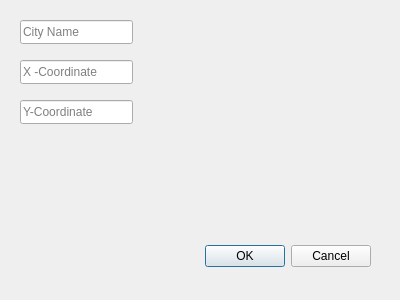
<?xml version="1.0" encoding="UTF-8"?>
<ui version="4.0">
 <class>Dialog</class>
 <widget class="QDialog" name="Dialog">
  <property name="geometry">
   <rect>
    <x>0</x>
    <y>0</y>
    <width>400</width>
    <height>300</height>
   </rect>
  </property>
  <property name="windowTitle">
   <string>Dialog</string>
  </property>
  <widget class="QDialogButtonBox" name="buttonBox">
   <property name="geometry">
    <rect>
     <x>30</x>
     <y>240</y>
     <width>341</width>
     <height>32</height>
    </rect>
   </property>
   <property name="orientation">
    <enum>Qt::Orientation::Horizontal</enum>
   </property>
   <property name="standardButtons">
    <set>QDialogButtonBox::StandardButton::Cancel|QDialogButtonBox::StandardButton::Ok</set>
   </property>
  </widget>
  <widget class="QLineEdit" name="newCityName">
   <property name="geometry">
    <rect>
     <x>20</x>
     <y>20</y>
     <width>113</width>
     <height>24</height>
    </rect>
   </property>
   <property name="text">
    <string/>
   </property>
   <property name="placeholderText">
    <string>City Name</string>
   </property>
  </widget>
  <widget class="QLineEdit" name="newXCoordinate">
   <property name="geometry">
    <rect>
     <x>20</x>
     <y>60</y>
     <width>113</width>
     <height>24</height>
    </rect>
   </property>
   <property name="placeholderText">
    <string>X -Coordinate </string>
   </property>
  </widget>
  <widget class="QLineEdit" name="newYCoordinate">
   <property name="geometry">
    <rect>
     <x>20</x>
     <y>100</y>
     <width>113</width>
     <height>24</height>
    </rect>
   </property>
   <property name="placeholderText">
    <string>Y-Coordinate</string>
   </property>
  </widget>
 </widget>
 <resources/>
 <connections>
  <connection>
   <sender>buttonBox</sender>
   <signal>accepted()</signal>
   <receiver>Dialog</receiver>
   <slot>accept()</slot>
   <hints>
    <hint type="sourcelabel">
     <x>248</x>
     <y>254</y>
    </hint>
    <hint type="destinationlabel">
     <x>157</x>
     <y>274</y>
    </hint>
   </hints>
  </connection>
  <connection>
   <sender>buttonBox</sender>
   <signal>rejected()</signal>
   <receiver>Dialog</receiver>
   <slot>reject()</slot>
   <hints>
    <hint type="sourcelabel">
     <x>316</x>
     <y>260</y>
    </hint>
    <hint type="destinationlabel">
     <x>286</x>
     <y>274</y>
    </hint>
   </hints>
  </connection>
 </connections>
</ui>
